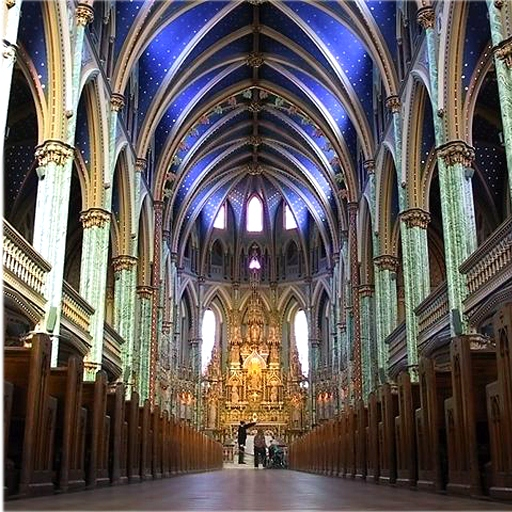
#> input picture Images/Images/Church.jpg, 512 x 512 px, found by its file name
$ python 'Thresholding Algorithm.py'
#> lines starting #> are read from the running program, lines starting #| are printed output that depends on the picture
import cv2
import numpy as np
from matplotlib import pyplot as plt

img = cv2.imread('Church.jpg', 0)
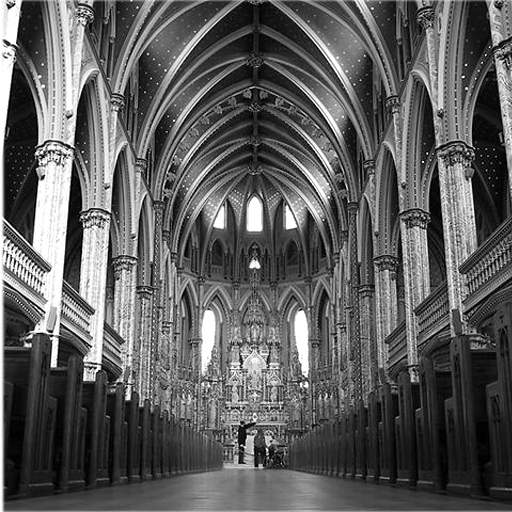
#> img: shape (512, 512); min 0, max 255, mean 93
cv2.imshow('Source Image', img)
c = cv2.waitKey(0)
#> (key x is pressed here)

def Thresholding_Manual(gray_img, K_value):
    row,col = gray_img.shape
    y = np.zeros((row,col))
    for i in range(row):
        for j in range(col):
            if gray_img[i][j] >=  K_value:
                y[i][j] = 255
            else:
                y[i][j] = 0
    return y

def Hist(img):
   row, col = img.shape
   y = np.zeros(256)
   for i in range(0,row):
      for j in range(0,col):
         y[img[i,j]] += 1
   x = np.arange(0,256)
   plt.bar(x, y, color='b', width=5, align='center', alpha=0.25)
   plt.show()
   return y

def countPixels(img):
    row, col = img.shape
    count = 0
    for i in range(row):
        for j in range(col):
            count += 1
    return count

def weight(s,e):
    w = 0
    for i in range(s,e):
        w += 1
    return w


if c == ord('x') or c == 0xff:
    cv2.destroyAllWindows()

elif c == ord('t'):
    binary_img = Thresholding_Manual(img, K_value = 109)
    cv2.imshow('Thesholding Image', binary_img)
    cv2.waitKey(0)

elif c == ord('r'):
    T_mean, thresh = cv2.threshold(img, 100, 200, cv2.THRESH_OTSU)
    print("T mean value is: ", T_mean)
    cv2.imshow('aaa',thresh)
    cv2.waitKey(0)

elif c == ord('h'):
    plt.hist(img,256)

cv2.destroyAllWindows()
